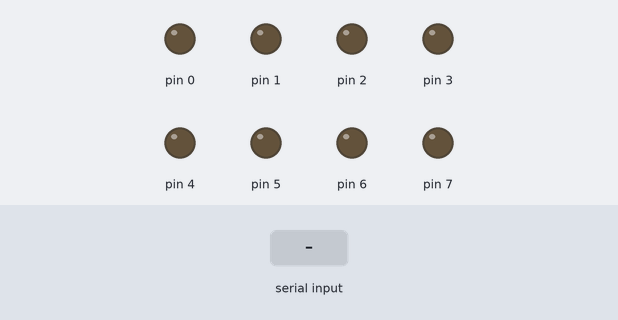
Bench run of a sketch on a simulated Arduino Uno, built with avr-gcc and run on an emulated ATmega328P. Parts: output pins drawn as LEDs (lit = HIGH). Inputs (shaded band) come from the test bench.

Above: at 1.2 s.
1.3 s: "90,45\n" received over the second serial link
At 1.9 s:
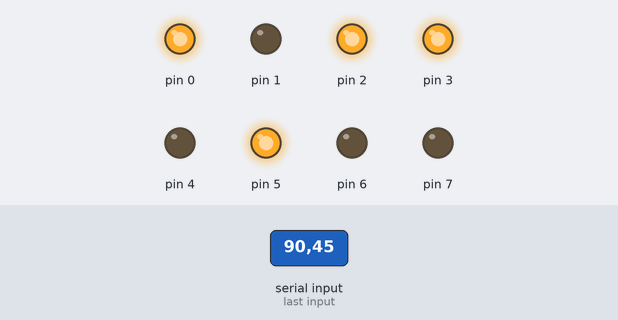
3.8 s: "30,150\n" received over the second serial link
At 4.6 s:
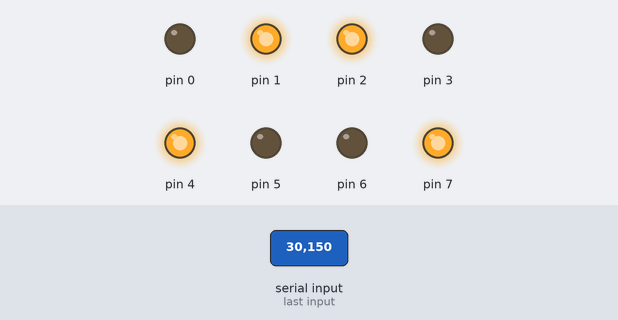
6.3 s: "5\n" received over the second serial link
At 6.8 s:
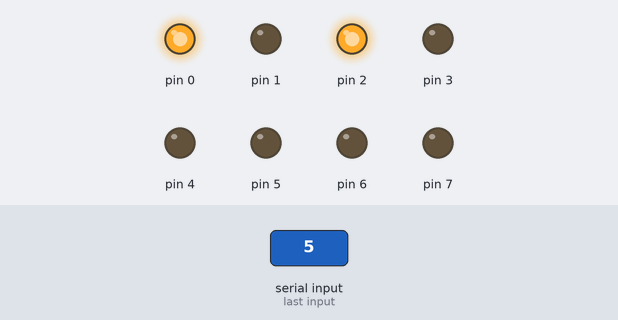
8.8 s: "200\n" received over the second serial link
At 9.6 s:
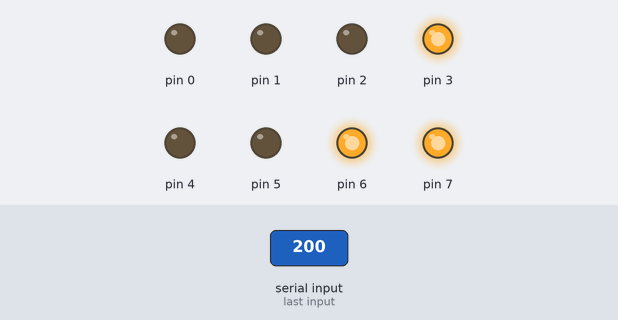
Timing chart, 0 to 11.8 s (numbered marks = the images above; inputs shaded):
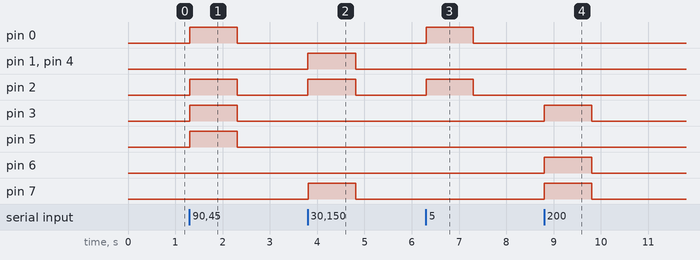

The sketch:

bluetooth_softserial_read.ino
```cpp
/**
   Bluetooth (HC06) Software Serial
*/

#include <SoftwareSerial.h>

SoftwareSerial mySerial(10, 11);


void setup() {
  mySerial.begin(9600);
  DDRD = 0xFF;
}


void loop() {
  byte data;

  if (mySerial.available()) {
    //data = (byte)mySerial.read();
    data = (byte)mySerial.parseInt();

    mySerial.println(data);
    PORTD = data  ;
  }
}
```

Measured:
- after the input at 1.3 s, pin 0, pin 2, pin 3, pin 5: LOW → HIGH at once, → LOW 1.0 s later
- after the input at 3.8 s, pin 1, pin 2, pin 4, pin 7: LOW → HIGH at once, → LOW 1.0 s later
- after the input at 6.3 s, pin 0, pin 2: LOW → HIGH at once, → LOW 1.0 s later
- after the input at 8.8 s, pin 3, pin 6, pin 7: LOW → HIGH at once, → LOW 1.0 s later
